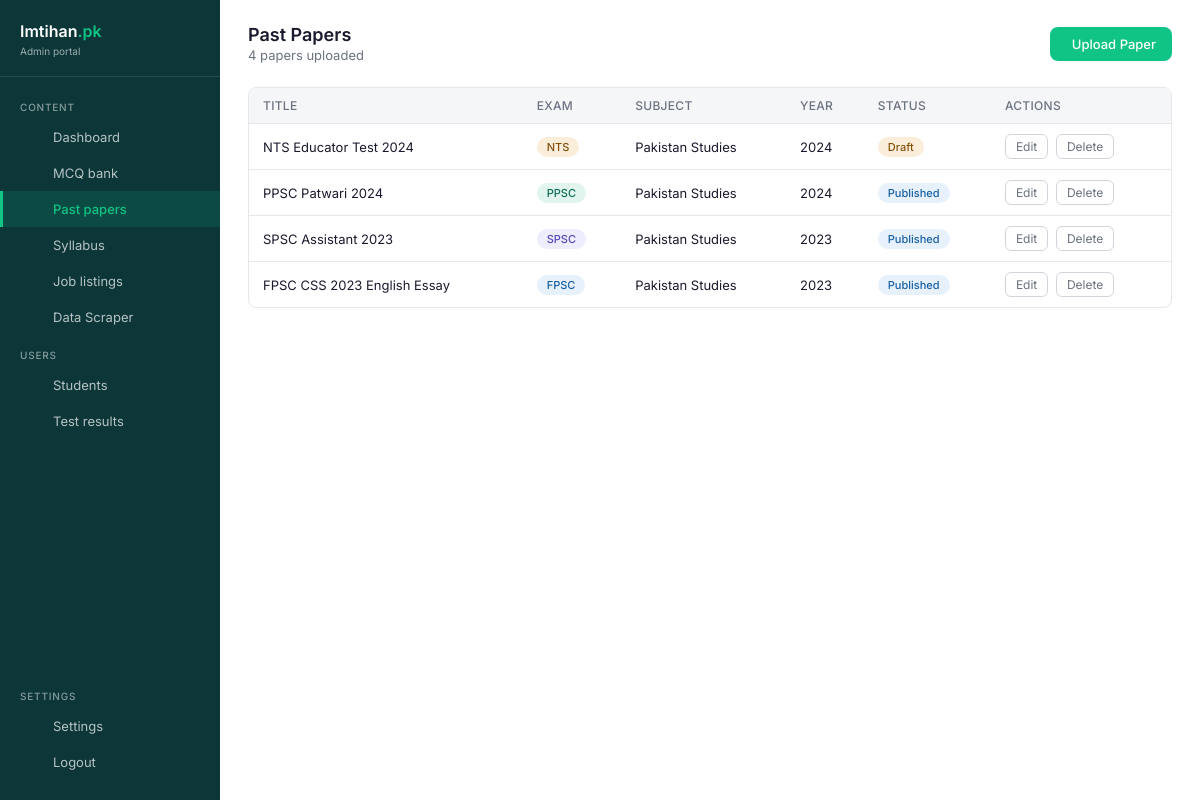
/dashboard/past-papers/ (signed in), run on the app's committed database.
### core/models.py (models this page shows, shortened)
class PastPaper(models.Model):
    class Status(models.TextChoices):
        DRAFT = 'draft', 'Draft'
        PUBLISHED = 'published', 'Published'
    title = models.CharField(max_length=300)
    exam = models.ForeignKey(Exam, on_delete=models.CASCADE, related_name='past_papers')
    subject = models.ForeignKey(
        Subject, on_delete=models.CASCADE, related_name='past_papers',
        null=True, blank=True
    )
    year = models.PositiveIntegerField()
    pdf_file = models.FileField(upload_to='past_papers/')
    status = models.CharField(
        max_length=10, choices=Status.choices, default=Status.DRAFT
    )
    created_by = models.ForeignKey(
        User, on_delete=models.SET_NULL, null=True, blank=True
    )
    created_at = models.DateTimeField(auto_now_add=True)
    updated_at = models.DateTimeField(auto_now=True)
    class Meta:
        ordering = ['-year', '-created_at']

class Exam(models.Model):
    name = models.CharField(max_length=100, unique=True)
    slug = models.SlugField(max_length=120, unique=True)
    badge_color = models.CharField(
        max_length=10, default='green',
        help_text='Badge color class: green, blue, amber, red'
    )
    created_at = models.DateTimeField(auto_now_add=True)
    updated_at = models.DateTimeField(auto_now=True)
    class Meta:
        ordering = ['name']

class Subject(models.Model):
    name = models.CharField(max_length=200, unique=True)
    slug = models.SlugField(max_length=220, unique=True)
    created_at = models.DateTimeField(auto_now_add=True)
    updated_at = models.DateTimeField(auto_now=True)
    class Meta:
        ordering = ['name']

### core/dashboard_views.py (the view)
# urls.py: path('past-papers/', dashboard_views.dashboard_past_papers, name='dashboard_past_papers'),
@login_required(login_url='/dashboard/login/')
def dashboard_past_papers(request):
    papers = PastPaper.objects.select_related('exam', 'subject').all()
    total_count = papers.count()
    paginator = Paginator(papers, 25)
    page = request.GET.get('page')
    try:
        papers_page = paginator.page(page)
    except PageNotAnInteger:
        papers_page = paginator.page(1)
    except EmptyPage:
        papers_page = paginator.page(paginator.num_pages)
    context = {
        'papers': papers_page,
        'active_page': 'past_papers',
        'total_count': total_count,
    }
    return render(request, 'dashboard/past_papers.html', context)

### templates/dashboard/past_papers.html (shortened to what this page needs)
{% extends "dashboard/base.html" %}
{% block content %}
<div class="top-bar">
  <div><div class="page-title">Past Papers</div><div class="page-subtitle">{{ total_count }} papers uploaded</div></div>
  <a href="{% url 'dashboard_past_paper_create' %}" class="btn-add"> Upload Paper</a>
</div>
<div class="table-wrap">
  <table>
    <thead><tr><th>Title</th><th>Exam</th><th>Subject</th><th>Year</th><th>Status</th><th>Actions</th></tr></thead>
    <tbody>
      {% for p in papers %}
      <tr>
        <td>{{ p.title|truncatechars:50 }}</td>
        <td><span class="badge badge-{{ p.exam.badge_color }}">{{ p.exam.name }}</span></td>
        <td>{{ p.subject.name|default:"—" }}</td>
        <td>{{ p.year }}</td>
        <td>{% if p.status == 'published' %}<span class="badge badge-blue">Published</span>{% else %}<span class="badge badge-amber">Draft</span>{% endif %}</td>
        <td>
          <a href="{% url 'dashboard_past_paper_edit' p.id %}" class="action-btn">Edit</a>
          <button onclick="apiDelete('/api/past-papers/{{ p.id }}/')" class="action-btn danger">Delete</button>
        </td>
      </tr>
      {% empty %}
      <tr><td colspan="6" class="empty-state"><i class="ti ti-file-off"></i>No past papers yet</td></tr>
      {% endfor %}
    </tbody>
  </table>
</div>
{% endblock %}

### templates/dashboard/base.html (style rules this page uses)
:root { --color-background-primary: #ffffff; --color-background-secondary: #f4f6f8; --color-text-primary: #1a1a2e; --color-text-secondary: #6b7280; --color-text-tertiary: #9ca3af; --color-border-tertiary: #e5e7eb; --color-border-secondary: #d1d5db; --border-radius-lg: 12px; --border-radius-md: 8px; --brand-green: #0FC484; --brand-green-dark: #0A8F60; --brand-green-bg: #E7F9F3; --theme-dark-bg: #0C3638; }
*, *::before, *::after { box-sizing: border-box; margin: 0; padding: 0; }
body { font-family: 'Inter', -apple-system, BlinkMacSystemFont, sans-serif; background: var(--color-background-secondary); color: var(--color-text-primary); min-height: 100vh; margin: 0; padding: 0; }
.top-bar { display: flex; justify-content: space-between; align-items: center; margin-bottom: 24px; }
.page-title { font-size: 18px; font-weight: 600; color: var(--color-text-primary); }
.page-subtitle { font-size: 13px; color: var(--color-text-secondary); margin-top: 2px; }
.btn-add { background: var(--brand-green); color: #fff; border: none; padding: 9px 16px; border-radius: var(--border-radius-md); font-size: 13px; font-weight: 500; cursor: pointer; display: inline-flex; align-items: center; gap: 6px; transition: background 0.15s ease, transform 0.1s ease; text-decoration: none; font-family: inherit; }
.table-wrap { border: 0.5px solid var(--color-border-tertiary); border-radius: var(--border-radius-md); overflow: hidden; margin-bottom: 24px; }
table { width: 100%; border-collapse: collapse; font-size: 13px; }
thead { background: var(--color-background-secondary); }
th { padding: 10px 14px; text-align: left; font-weight: 500; color: var(--color-text-secondary); font-size: 12px; border-bottom: 0.5px solid var(--color-border-tertiary); text-transform: uppercase; letter-spacing: 0.3px; }
td { padding: 10px 14px; color: var(--color-text-primary); border-bottom: 0.5px solid var(--color-border-tertiary); }
tr:last-child td { border-bottom: none; }
.badge { display: inline-block; font-size: 11px; padding: 3px 10px; border-radius: 12px; font-weight: 500; }
.badge-green { background: #E1F5EE; color: #0F6E56; }
.badge-amber { background: #FAEEDA; color: #854F0B; }
.badge-blue { background: #E6F1FB; color: #185FA5; }
.badge-purple { background: #EEEDFE; color: #534AB7; }
.action-btn { background: none; border: 0.5px solid var(--color-border-secondary); border-radius: 6px; padding: 4px 10px; font-size: 12px; cursor: pointer; color: var(--color-text-secondary); margin-right: 4px; transition: all 0.15s ease; font-family: inherit; text-decoration: none; display: inline-block; }

### data on the page
PastPaper: title "NTS Educator Test 2024", exam.name "NTS", subject.name "Pakistan Studies", year "2024", status "Draft"
PastPaper: title "PPSC Patwari 2024", exam.name "PPSC", subject.name "Pakistan Studies", year "2024", status "Published"
PastPaper: title "SPSC Assistant 2023", exam.name "SPSC", subject.name "Pakistan Studies", year "2023", status "Published"
PastPaper: title "FPSC CSS 2023 English Essay", exam.name "FPSC", subject.name "Pakistan Studies", year "2023", status "Published"

### other printed values
{{ total_count }} "4"
